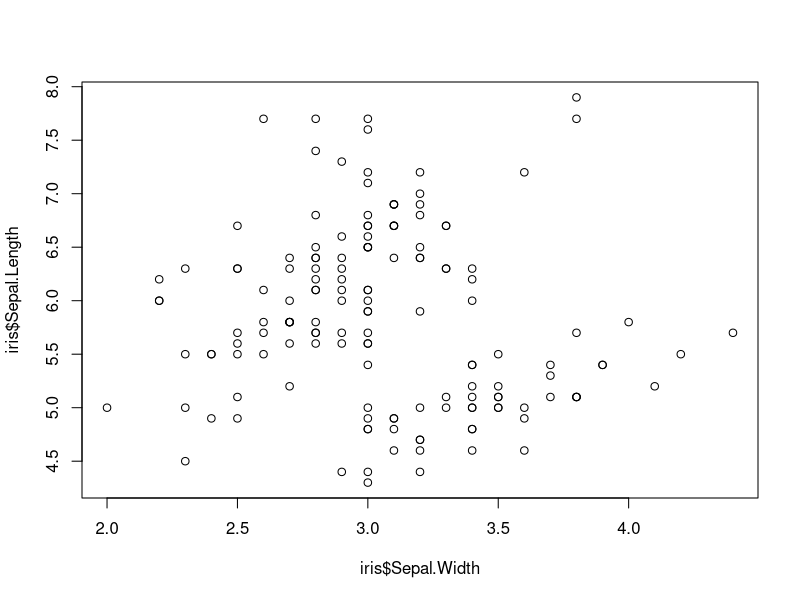
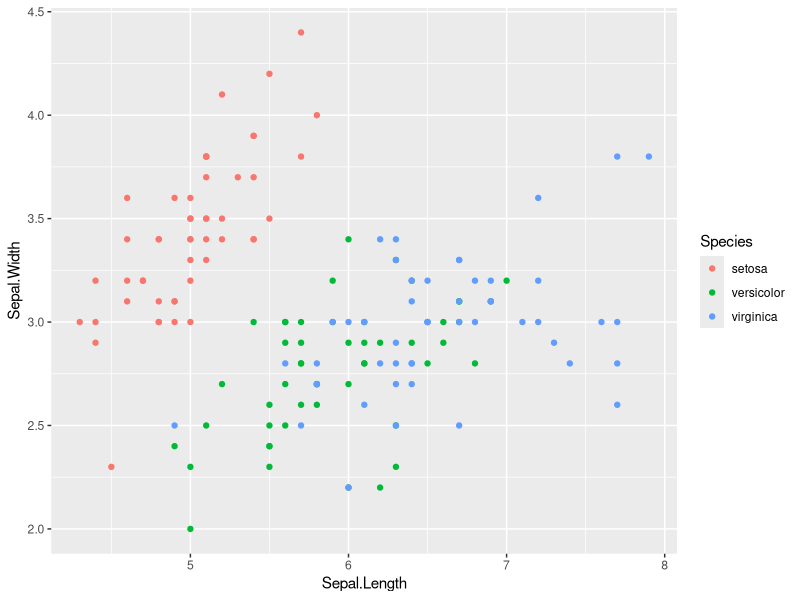

These charts were generated, in order, by the following R code:
library(ggplot2)

data(iris)
head(iris)

plot(iris$Sepal.Length~iris$Sepal.Width)


ggplot(iris, aes(x = Sepal.Length,y = Sepal.Width, col = Species)) + geom_point()
